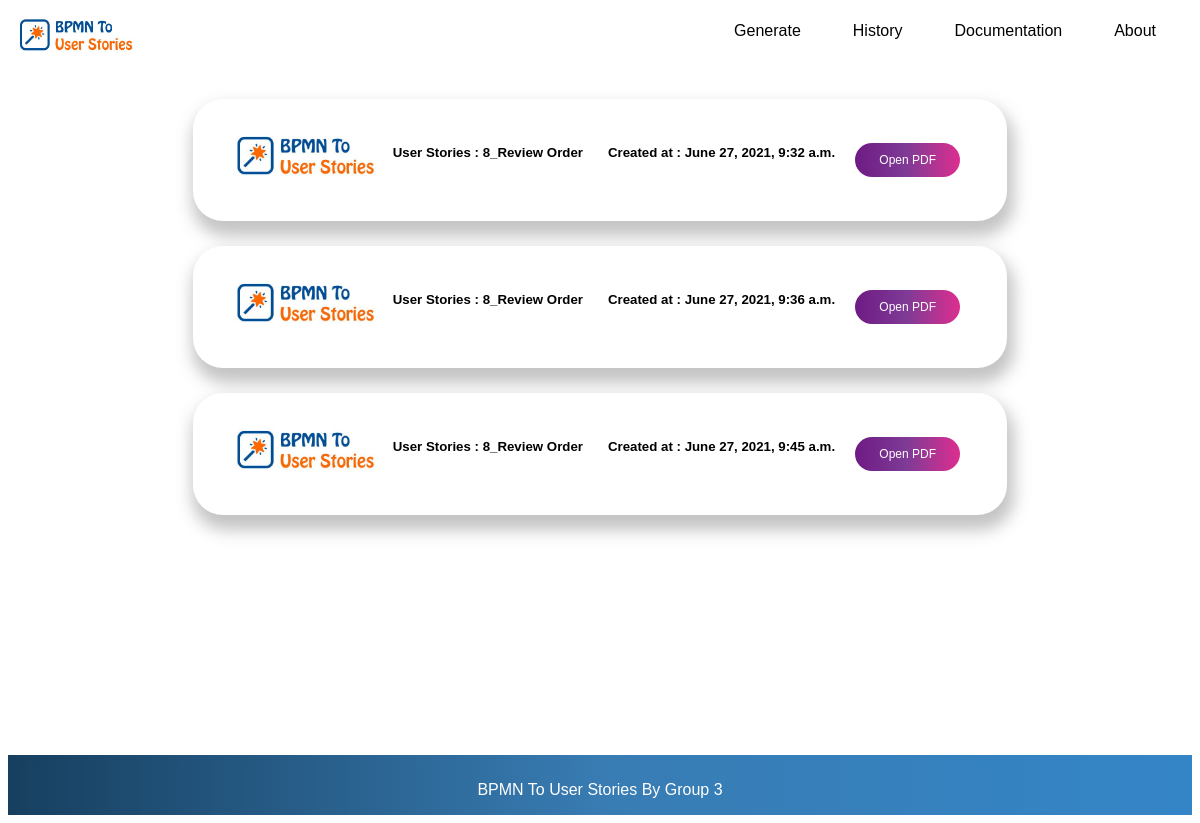
Before: /history/ with the older database file.
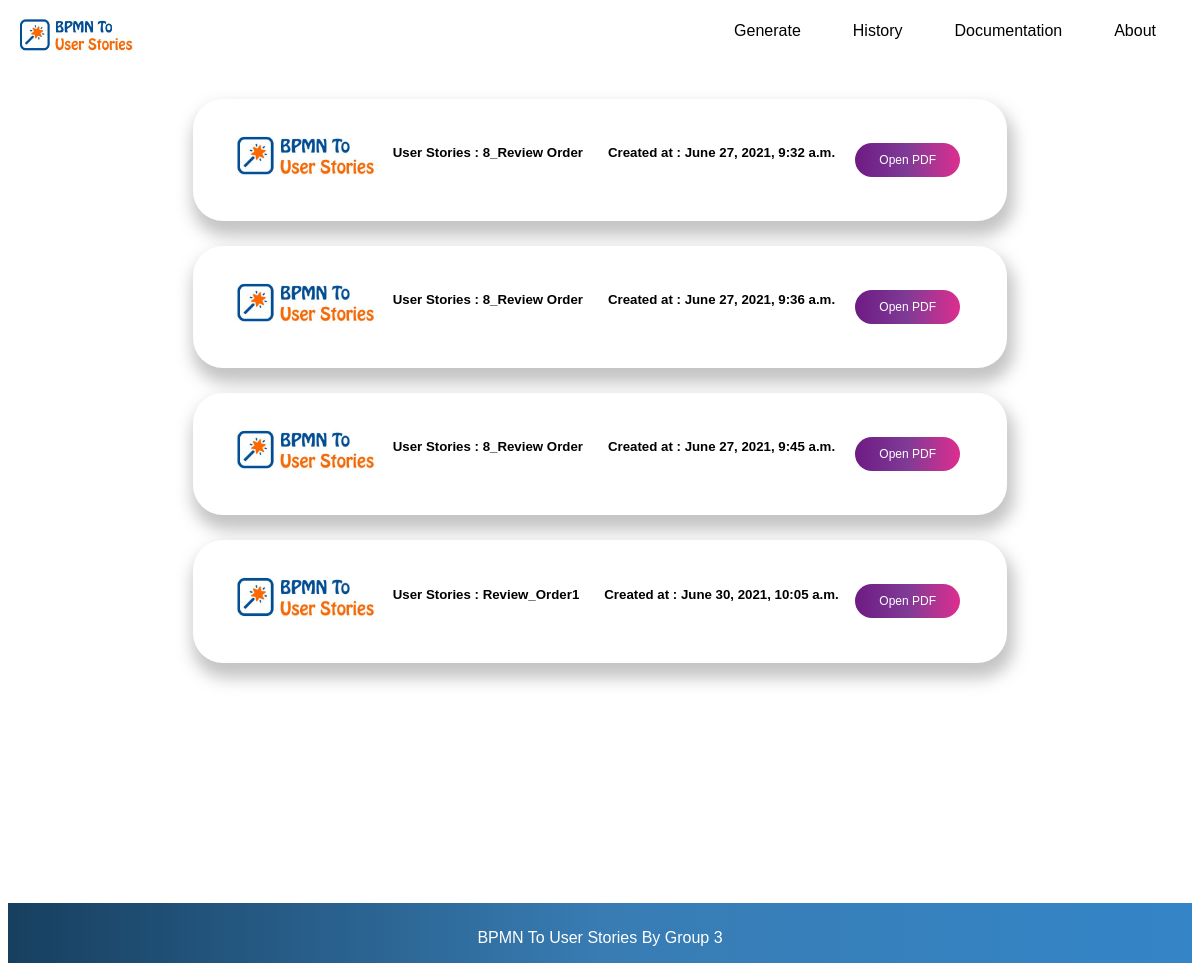
After: the same page with the newer database file.
### bpmn_to_us/models.py (models this page shows)
class UserStories(models.Model):
    id_us = models.AutoField(primary_key=True)
    id_bpmn = models.IntegerField(max_length=25, null=False)
    nama_us = models.CharField(max_length=25, null=False)
    created_at = models.DateTimeField(auto_now=True)
    class Meta:
        db_table = 'user_stories'

### bpmn_to_us/views.py (the view)
# urls.py: path('history/', views.history, name='history'),
def history(request):
    bpmn_target_data = UserStories.objects.all
    return render(request,"history.html",{'data':bpmn_target_data})

### templates/history.html (shortened to what this page needs)
<!DOCTYPE html>
{% extends 'masterpage.html'%}
{% block content %}
{% load static %}
<div class="slide-in-right">
<div class="whole-page">
    {% for d in data %}
        <div class="content-container">
            <div class="image-section">
                <img src="{% static 'image/logo.jpg' %}" width="170px">
            </div>
            <div class="section-2">
                <h5>User Stories : {{ d.nama_us }} </h5>
            </div>
            <div class="section-created_at">
                <h5>Created at : {{ d.created_at }} </h5>
            </div>
            <div class="section-3">
                <a href={% url 'pdf' id=d.id_us %}><button> Open PDF </button></a>
            </div>
        </div>
    {% endfor %}
</div>
</div>
{% endblock %}

Changed rows visible on the page:
added UserStories: nama_us "Review_Order1", created_at "June 30, 2021, 10:05 a.m."
